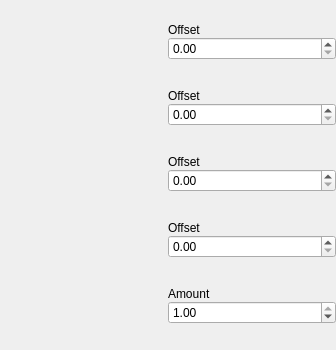
<?xml version="1.0" encoding="UTF-8"?>
<ui version="4.0">
 <class>teBand</class>
 <widget class="QWidget" name="teBand">
  <property name="geometry">
   <rect>
    <x>0</x>
    <y>0</y>
    <width>336</width>
    <height>350</height>
   </rect>
  </property>
  <property name="sizePolicy">
   <sizepolicy hsizetype="Preferred" vsizetype="Fixed">
    <horstretch>0</horstretch>
    <verstretch>0</verstretch>
   </sizepolicy>
  </property>
  <property name="windowTitle">
   <string>Form</string>
  </property>
  <layout class="QVBoxLayout" name="verticalLayout_6">
   <property name="margin">
    <number>0</number>
   </property>
   <item>
    <widget class="QFrame" name="frTex1">
     <property name="sizePolicy">
      <sizepolicy hsizetype="Preferred" vsizetype="Fixed">
       <horstretch>0</horstretch>
       <verstretch>0</verstretch>
      </sizepolicy>
     </property>
     <layout class="QHBoxLayout" name="horizontalLayout_2">
      <property name="spacing">
       <number>0</number>
      </property>
      <property name="margin">
       <number>0</number>
      </property>
      <item>
       <widget class="ReTextureAvatar" name="tex1">
        <property name="sizePolicy">
         <sizepolicy hsizetype="Preferred" vsizetype="Fixed">
          <horstretch>0</horstretch>
          <verstretch>0</verstretch>
         </sizepolicy>
        </property>
        <property name="caption">
         <string>Texture 1</string>
        </property>
        <property name="ID">
         <string>tex1</string>
        </property>
        <property name="breadcrumb">
         <string>tex1</string>
        </property>
       </widget>
      </item>
      <item>
       <widget class="QFrame" name="frOffset">
        <property name="sizePolicy">
         <sizepolicy hsizetype="Preferred" vsizetype="Fixed">
          <horstretch>0</horstretch>
          <verstretch>0</verstretch>
         </sizepolicy>
        </property>
        <layout class="QVBoxLayout" name="verticalLayout">
         <property name="spacing">
          <number>0</number>
         </property>
         <property name="margin">
          <number>0</number>
         </property>
         <item>
          <widget class="QLabel" name="label">
           <property name="text">
            <string>Offset</string>
           </property>
          </widget>
         </item>
         <item>
          <widget class="QDoubleSpinBox" name="offset1">
           <property name="maximum">
            <double>1.000000000000000</double>
           </property>
           <property name="singleStep">
            <double>0.010000000000000</double>
           </property>
          </widget>
         </item>
        </layout>
       </widget>
      </item>
     </layout>
    </widget>
   </item>
   <item>
    <widget class="QFrame" name="frTex2">
     <property name="sizePolicy">
      <sizepolicy hsizetype="Preferred" vsizetype="Fixed">
       <horstretch>0</horstretch>
       <verstretch>0</verstretch>
      </sizepolicy>
     </property>
     <layout class="QHBoxLayout" name="horizontalLayout_3">
      <property name="spacing">
       <number>0</number>
      </property>
      <property name="margin">
       <number>0</number>
      </property>
      <item>
       <widget class="ReTextureAvatar" name="tex2">
        <property name="sizePolicy">
         <sizepolicy hsizetype="Preferred" vsizetype="Fixed">
          <horstretch>0</horstretch>
          <verstretch>0</verstretch>
         </sizepolicy>
        </property>
        <property name="caption">
         <string>Texture 2</string>
        </property>
        <property name="ID">
         <string>tex2</string>
        </property>
        <property name="breadcrumb">
         <string>tex2</string>
        </property>
       </widget>
      </item>
      <item>
       <widget class="QFrame" name="frOffset_2">
        <property name="sizePolicy">
         <sizepolicy hsizetype="Preferred" vsizetype="Fixed">
          <horstretch>0</horstretch>
          <verstretch>0</verstretch>
         </sizepolicy>
        </property>
        <layout class="QVBoxLayout" name="verticalLayout_2">
         <property name="spacing">
          <number>0</number>
         </property>
         <property name="margin">
          <number>0</number>
         </property>
         <item>
          <widget class="QLabel" name="label_2">
           <property name="text">
            <string>Offset</string>
           </property>
          </widget>
         </item>
         <item>
          <widget class="QDoubleSpinBox" name="offset2">
           <property name="maximum">
            <double>1.000000000000000</double>
           </property>
           <property name="singleStep">
            <double>0.010000000000000</double>
           </property>
          </widget>
         </item>
        </layout>
       </widget>
      </item>
     </layout>
    </widget>
   </item>
   <item>
    <widget class="QFrame" name="frTex3">
     <property name="sizePolicy">
      <sizepolicy hsizetype="Preferred" vsizetype="Fixed">
       <horstretch>0</horstretch>
       <verstretch>0</verstretch>
      </sizepolicy>
     </property>
     <layout class="QHBoxLayout" name="horizontalLayout_4">
      <property name="spacing">
       <number>0</number>
      </property>
      <property name="margin">
       <number>0</number>
      </property>
      <item>
       <widget class="ReTextureAvatar" name="tex3">
        <property name="sizePolicy">
         <sizepolicy hsizetype="Preferred" vsizetype="Fixed">
          <horstretch>0</horstretch>
          <verstretch>0</verstretch>
         </sizepolicy>
        </property>
        <property name="caption">
         <string>Texture 3</string>
        </property>
        <property name="ID">
         <string>tex3</string>
        </property>
        <property name="breadcrumb">
         <string>tex3</string>
        </property>
       </widget>
      </item>
      <item>
       <widget class="QFrame" name="frOffset_3">
        <property name="sizePolicy">
         <sizepolicy hsizetype="Preferred" vsizetype="Fixed">
          <horstretch>0</horstretch>
          <verstretch>0</verstretch>
         </sizepolicy>
        </property>
        <layout class="QVBoxLayout" name="verticalLayout_3">
         <property name="spacing">
          <number>0</number>
         </property>
         <property name="margin">
          <number>0</number>
         </property>
         <item>
          <widget class="QLabel" name="label_3">
           <property name="text">
            <string>Offset</string>
           </property>
          </widget>
         </item>
         <item>
          <widget class="QDoubleSpinBox" name="offset3">
           <property name="maximum">
            <double>1.000000000000000</double>
           </property>
           <property name="singleStep">
            <double>0.010000000000000</double>
           </property>
          </widget>
         </item>
        </layout>
       </widget>
      </item>
     </layout>
    </widget>
   </item>
   <item>
    <widget class="QFrame" name="frTex4">
     <property name="sizePolicy">
      <sizepolicy hsizetype="Preferred" vsizetype="Fixed">
       <horstretch>0</horstretch>
       <verstretch>0</verstretch>
      </sizepolicy>
     </property>
     <layout class="QHBoxLayout" name="horizontalLayout_5">
      <property name="spacing">
       <number>0</number>
      </property>
      <property name="margin">
       <number>0</number>
      </property>
      <item>
       <widget class="ReTextureAvatar" name="tex4">
        <property name="sizePolicy">
         <sizepolicy hsizetype="Preferred" vsizetype="Fixed">
          <horstretch>0</horstretch>
          <verstretch>0</verstretch>
         </sizepolicy>
        </property>
        <property name="caption">
         <string>Texture 4</string>
        </property>
        <property name="ID">
         <string>tex4</string>
        </property>
        <property name="breadcrumb">
         <string>tex4</string>
        </property>
       </widget>
      </item>
      <item>
       <widget class="QFrame" name="frOffset_4">
        <property name="sizePolicy">
         <sizepolicy hsizetype="Preferred" vsizetype="Fixed">
          <horstretch>0</horstretch>
          <verstretch>0</verstretch>
         </sizepolicy>
        </property>
        <layout class="QVBoxLayout" name="verticalLayout_4">
         <property name="spacing">
          <number>0</number>
         </property>
         <property name="margin">
          <number>0</number>
         </property>
         <item>
          <widget class="QLabel" name="label_4">
           <property name="text">
            <string>Offset</string>
           </property>
          </widget>
         </item>
         <item>
          <widget class="QDoubleSpinBox" name="offset4">
           <property name="maximum">
            <double>1.000000000000000</double>
           </property>
           <property name="singleStep">
            <double>0.010000000000000</double>
           </property>
          </widget>
         </item>
        </layout>
       </widget>
      </item>
     </layout>
    </widget>
   </item>
   <item>
    <widget class="QFrame" name="frMap">
     <property name="sizePolicy">
      <sizepolicy hsizetype="Preferred" vsizetype="Fixed">
       <horstretch>0</horstretch>
       <verstretch>0</verstretch>
      </sizepolicy>
     </property>
     <layout class="QHBoxLayout" name="horizontalLayout_6">
      <property name="spacing">
       <number>0</number>
      </property>
      <property name="margin">
       <number>0</number>
      </property>
      <item>
       <widget class="ReTextureAvatar" name="bandMap">
        <property name="sizePolicy">
         <sizepolicy hsizetype="Preferred" vsizetype="Fixed">
          <horstretch>0</horstretch>
          <verstretch>0</verstretch>
         </sizepolicy>
        </property>
        <property name="caption">
         <string>Map</string>
        </property>
        <property name="ID">
         <string>map</string>
        </property>
        <property name="breadcrumb">
         <string>map</string>
        </property>
       </widget>
      </item>
      <item>
       <widget class="QFrame" name="frOffset_5">
        <property name="sizePolicy">
         <sizepolicy hsizetype="Preferred" vsizetype="Fixed">
          <horstretch>0</horstretch>
          <verstretch>0</verstretch>
         </sizepolicy>
        </property>
        <layout class="QVBoxLayout" name="verticalLayout_5">
         <property name="spacing">
          <number>0</number>
         </property>
         <property name="margin">
          <number>0</number>
         </property>
         <item>
          <widget class="QLabel" name="label_7">
           <property name="text">
            <string>Amount</string>
           </property>
          </widget>
         </item>
         <item>
          <widget class="QDoubleSpinBox" name="amount">
           <property name="minimumSize">
            <size>
             <width>65</width>
             <height>0</height>
            </size>
           </property>
           <property name="minimum">
            <double>0.000000000000000</double>
           </property>
           <property name="maximum">
            <double>1.000000000000000</double>
           </property>
           <property name="singleStep">
            <double>0.100000000000000</double>
           </property>
           <property name="value">
            <double>1.000000000000000</double>
           </property>
          </widget>
         </item>
        </layout>
       </widget>
      </item>
     </layout>
    </widget>
   </item>
  </layout>
 </widget>
 <customwidgets>
  <customwidget>
   <class>ReTextureAvatar</class>
   <extends>QWidget</extends>
   <header>ReTextureAvatar.h</header>
  </customwidget>
 </customwidgets>
 <resources/>
 <connections/>
</ui>
